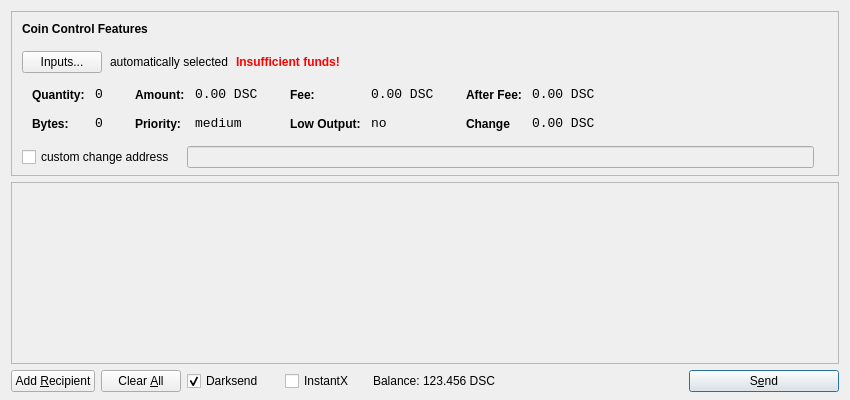
<?xml version="1.0" encoding="UTF-8"?>
<ui version="4.0">
 <class>SendCoinsDialog</class>
 <widget class="QDialog" name="SendCoinsDialog">
  <property name="geometry">
   <rect>
    <x>0</x>
    <y>0</y>
    <width>850</width>
    <height>400</height>
   </rect>
  </property>
  <property name="windowTitle">
   <string>Send Coins</string>
  </property>
  <layout class="QVBoxLayout" name="verticalLayout" stretch="0,1,0">
   <property name="bottomMargin">
    <number>8</number>
   </property>
   <item>
    <widget class="QFrame" name="frameCoinControl">
     <property name="sizePolicy">
      <sizepolicy hsizetype="Expanding" vsizetype="Expanding">
       <horstretch>0</horstretch>
       <verstretch>0</verstretch>
      </sizepolicy>
     </property>
     <property name="maximumSize">
      <size>
       <width>16777215</width>
       <height>16777215</height>
      </size>
     </property>
     <property name="frameShape">
      <enum>QFrame::StyledPanel</enum>
     </property>
     <property name="frameShadow">
      <enum>QFrame::Sunken</enum>
     </property>
     <layout class="QVBoxLayout" name="verticalLayoutCoinControl2">
      <property name="spacing">
       <number>-1</number>
      </property>
      <property name="leftMargin">
       <number>0</number>
      </property>
      <property name="topMargin">
       <number>0</number>
      </property>
      <property name="rightMargin">
       <number>0</number>
      </property>
      <property name="bottomMargin">
       <number>6</number>
      </property>
      <item>
       <layout class="QVBoxLayout" name="verticalLayoutCoinControl" stretch="0,0,0,0,1">
        <property name="spacing">
         <number>0</number>
        </property>
        <property name="leftMargin">
         <number>10</number>
        </property>
        <property name="topMargin">
         <number>10</number>
        </property>
        <item>
         <layout class="QHBoxLayout" name="horizontalLayoutCoinControl1">
          <property name="bottomMargin">
           <number>15</number>
          </property>
          <item>
           <widget class="QLabel" name="labelCoinControlFeatures">
            <property name="sizePolicy">
             <sizepolicy hsizetype="Preferred" vsizetype="Maximum">
              <horstretch>0</horstretch>
              <verstretch>0</verstretch>
             </sizepolicy>
            </property>
            <property name="font">
             <font>
              <weight>75</weight>
              <bold>true</bold>
             </font>
            </property>
            <property name="styleSheet">
             <string notr="true">font-weight:bold;</string>
            </property>
            <property name="text">
             <string>Coin Control Features</string>
            </property>
           </widget>
          </item>
         </layout>
        </item>
        <item>
         <layout class="QHBoxLayout" name="horizontalLayoutCoinControl2" stretch="0,0,0,0">
          <property name="spacing">
           <number>8</number>
          </property>
          <property name="bottomMargin">
           <number>10</number>
          </property>
          <item>
           <widget class="QPushButton" name="pushButtonCoinControl">
            <property name="styleSheet">
             <string notr="true"/>
            </property>
            <property name="text">
             <string>Inputs...</string>
            </property>
           </widget>
          </item>
          <item>
           <widget class="QLabel" name="labelCoinControlAutomaticallySelected">
            <property name="text">
             <string>automatically selected</string>
            </property>
            <property name="margin">
             <number>5</number>
            </property>
           </widget>
          </item>
          <item>
           <widget class="QLabel" name="labelCoinControlInsuffFunds">
            <property name="font">
             <font>
              <weight>75</weight>
              <bold>true</bold>
             </font>
            </property>
            <property name="styleSheet">
             <string notr="true">color:red;font-weight:bold;</string>
            </property>
            <property name="text">
             <string>Insufficient funds!</string>
            </property>
            <property name="margin">
             <number>5</number>
            </property>
           </widget>
          </item>
          <item>
           <spacer name="horizontalSpacerCoinControl">
            <property name="orientation">
             <enum>Qt::Horizontal</enum>
            </property>
            <property name="sizeHint" stdset="0">
             <size>
              <width>40</width>
              <height>1</height>
             </size>
            </property>
           </spacer>
          </item>
         </layout>
        </item>
        <item>
         <widget class="QWidget" name="widgetCoinControl" native="true">
          <property name="sizePolicy">
           <sizepolicy hsizetype="Preferred" vsizetype="Preferred">
            <horstretch>0</horstretch>
            <verstretch>0</verstretch>
           </sizepolicy>
          </property>
          <property name="minimumSize">
           <size>
            <width>0</width>
            <height>0</height>
           </size>
          </property>
          <property name="styleSheet">
           <string notr="true"/>
          </property>
          <layout class="QHBoxLayout" name="horizontalLayoutCoinControl5">
           <property name="margin">
            <number>0</number>
           </property>
           <item>
            <layout class="QHBoxLayout" name="horizontalLayoutCoinControl3" stretch="0,0,0,1">
             <property name="spacing">
              <number>20</number>
             </property>
             <property name="topMargin">
              <number>0</number>
             </property>
             <property name="bottomMargin">
              <number>10</number>
             </property>
             <item>
              <layout class="QFormLayout" name="formLayoutCoinControl1">
               <property name="horizontalSpacing">
                <number>10</number>
               </property>
               <property name="verticalSpacing">
                <number>14</number>
               </property>
               <property name="leftMargin">
                <number>10</number>
               </property>
               <property name="topMargin">
                <number>4</number>
               </property>
               <property name="rightMargin">
                <number>6</number>
               </property>
               <item row="0" column="0">
                <widget class="QLabel" name="labelCoinControlQuantityText">
                 <property name="styleSheet">
                  <string notr="true">font-weight:bold;</string>
                 </property>
                 <property name="text">
                  <string>Quantity:</string>
                 </property>
                 <property name="margin">
                  <number>0</number>
                 </property>
                </widget>
               </item>
               <item row="0" column="1">
                <widget class="QLabel" name="labelCoinControlQuantity">
                 <property name="font">
                  <font>
                   <family>Monospace</family>
                   <pointsize>10</pointsize>
                  </font>
                 </property>
                 <property name="cursor">
                  <cursorShape>IBeamCursor</cursorShape>
                 </property>
                 <property name="contextMenuPolicy">
                  <enum>Qt::ActionsContextMenu</enum>
                 </property>
                 <property name="text">
                  <string>0</string>
                 </property>
                 <property name="margin">
                  <number>0</number>
                 </property>
                 <property name="textInteractionFlags">
                  <set>Qt::LinksAccessibleByMouse|Qt::TextSelectableByKeyboard|Qt::TextSelectableByMouse</set>
                 </property>
                </widget>
               </item>
               <item row="1" column="0">
                <widget class="QLabel" name="labelCoinControlBytesText">
                 <property name="styleSheet">
                  <string notr="true">font-weight:bold;</string>
                 </property>
                 <property name="text">
                  <string>Bytes:</string>
                 </property>
                </widget>
               </item>
               <item row="1" column="1">
                <widget class="QLabel" name="labelCoinControlBytes">
                 <property name="font">
                  <font>
                   <family>Monospace</family>
                   <pointsize>10</pointsize>
                  </font>
                 </property>
                 <property name="cursor">
                  <cursorShape>IBeamCursor</cursorShape>
                 </property>
                 <property name="contextMenuPolicy">
                  <enum>Qt::ActionsContextMenu</enum>
                 </property>
                 <property name="text">
                  <string>0</string>
                 </property>
                 <property name="textInteractionFlags">
                  <set>Qt::LinksAccessibleByMouse|Qt::TextSelectableByKeyboard|Qt::TextSelectableByMouse</set>
                 </property>
                </widget>
               </item>
              </layout>
             </item>
             <item>
              <layout class="QFormLayout" name="formLayoutCoinControl2">
               <property name="horizontalSpacing">
                <number>10</number>
               </property>
               <property name="verticalSpacing">
                <number>14</number>
               </property>
               <property name="leftMargin">
                <number>6</number>
               </property>
               <property name="topMargin">
                <number>4</number>
               </property>
               <property name="rightMargin">
                <number>6</number>
               </property>
               <item row="0" column="0">
                <widget class="QLabel" name="labelCoinControlAmountText">
                 <property name="styleSheet">
                  <string notr="true">font-weight:bold;</string>
                 </property>
                 <property name="text">
                  <string>Amount:</string>
                 </property>
                 <property name="margin">
                  <number>0</number>
                 </property>
                </widget>
               </item>
               <item row="0" column="1">
                <widget class="QLabel" name="labelCoinControlAmount">
                 <property name="font">
                  <font>
                   <family>Monospace</family>
                   <pointsize>10</pointsize>
                  </font>
                 </property>
                 <property name="cursor">
                  <cursorShape>IBeamCursor</cursorShape>
                 </property>
                 <property name="contextMenuPolicy">
                  <enum>Qt::ActionsContextMenu</enum>
                 </property>
                 <property name="text">
                  <string>0.00 DSC</string>
                 </property>
                 <property name="textInteractionFlags">
                  <set>Qt::LinksAccessibleByMouse|Qt::TextSelectableByKeyboard|Qt::TextSelectableByMouse</set>
                 </property>
                </widget>
               </item>
               <item row="1" column="0">
                <widget class="QLabel" name="labelCoinControlPriorityText">
                 <property name="styleSheet">
                  <string notr="true">font-weight:bold;</string>
                 </property>
                 <property name="text">
                  <string>Priority:</string>
                 </property>
                </widget>
               </item>
               <item row="1" column="1">
                <widget class="QLabel" name="labelCoinControlPriority">
                 <property name="font">
                  <font>
                   <family>Monospace</family>
                   <pointsize>10</pointsize>
                  </font>
                 </property>
                 <property name="cursor">
                  <cursorShape>IBeamCursor</cursorShape>
                 </property>
                 <property name="contextMenuPolicy">
                  <enum>Qt::ActionsContextMenu</enum>
                 </property>
                 <property name="text">
                  <string>medium</string>
                 </property>
                 <property name="textInteractionFlags">
                  <set>Qt::LinksAccessibleByMouse|Qt::TextSelectableByKeyboard|Qt::TextSelectableByMouse</set>
                 </property>
                </widget>
               </item>
              </layout>
             </item>
             <item>
              <layout class="QFormLayout" name="formLayoutCoinControl3">
               <property name="horizontalSpacing">
                <number>10</number>
               </property>
               <property name="verticalSpacing">
                <number>14</number>
               </property>
               <property name="leftMargin">
                <number>6</number>
               </property>
               <property name="topMargin">
                <number>4</number>
               </property>
               <property name="rightMargin">
                <number>6</number>
               </property>
               <item row="0" column="0">
                <widget class="QLabel" name="labelCoinControlFeeText">
                 <property name="styleSheet">
                  <string notr="true">font-weight:bold;</string>
                 </property>
                 <property name="text">
                  <string>Fee:</string>
                 </property>
                 <property name="margin">
                  <number>0</number>
                 </property>
                </widget>
               </item>
               <item row="0" column="1">
                <widget class="QLabel" name="labelCoinControlFee">
                 <property name="font">
                  <font>
                   <family>Monospace</family>
                   <pointsize>10</pointsize>
                  </font>
                 </property>
                 <property name="cursor">
                  <cursorShape>IBeamCursor</cursorShape>
                 </property>
                 <property name="contextMenuPolicy">
                  <enum>Qt::ActionsContextMenu</enum>
                 </property>
                 <property name="text">
                  <string>0.00 DSC</string>
                 </property>
                 <property name="textInteractionFlags">
                  <set>Qt::LinksAccessibleByMouse|Qt::TextSelectableByKeyboard|Qt::TextSelectableByMouse</set>
                 </property>
                </widget>
               </item>
               <item row="1" column="0">
                <widget class="QLabel" name="labelCoinControlLowOutputText">
                 <property name="styleSheet">
                  <string notr="true">font-weight:bold;</string>
                 </property>
                 <property name="text">
                  <string>Low Output:</string>
                 </property>
                </widget>
               </item>
               <item row="1" column="1">
                <widget class="QLabel" name="labelCoinControlLowOutput">
                 <property name="font">
                  <font>
                   <family>Monospace</family>
                   <pointsize>10</pointsize>
                  </font>
                 </property>
                 <property name="cursor">
                  <cursorShape>IBeamCursor</cursorShape>
                 </property>
                 <property name="contextMenuPolicy">
                  <enum>Qt::ActionsContextMenu</enum>
                 </property>
                 <property name="text">
                  <string>no</string>
                 </property>
                 <property name="textInteractionFlags">
                  <set>Qt::LinksAccessibleByMouse|Qt::TextSelectableByKeyboard|Qt::TextSelectableByMouse</set>
                 </property>
                </widget>
               </item>
              </layout>
             </item>
             <item>
              <layout class="QFormLayout" name="formLayoutCoinControl4">
               <property name="horizontalSpacing">
                <number>10</number>
               </property>
               <property name="verticalSpacing">
                <number>14</number>
               </property>
               <property name="leftMargin">
                <number>6</number>
               </property>
               <property name="topMargin">
                <number>4</number>
               </property>
               <property name="rightMargin">
                <number>6</number>
               </property>
               <item row="0" column="0">
                <widget class="QLabel" name="labelCoinControlAfterFeeText">
                 <property name="styleSheet">
                  <string notr="true">font-weight:bold;</string>
                 </property>
                 <property name="text">
                  <string>After Fee:</string>
                 </property>
                 <property name="margin">
                  <number>0</number>
                 </property>
                </widget>
               </item>
               <item row="0" column="1">
                <widget class="QLabel" name="labelCoinControlAfterFee">
                 <property name="font">
                  <font>
                   <family>Monospace</family>
                   <pointsize>10</pointsize>
                  </font>
                 </property>
                 <property name="cursor">
                  <cursorShape>IBeamCursor</cursorShape>
                 </property>
                 <property name="contextMenuPolicy">
                  <enum>Qt::ActionsContextMenu</enum>
                 </property>
                 <property name="text">
                  <string>0.00 DSC</string>
                 </property>
                 <property name="textInteractionFlags">
                  <set>Qt::LinksAccessibleByMouse|Qt::TextSelectableByKeyboard|Qt::TextSelectableByMouse</set>
                 </property>
                </widget>
               </item>
               <item row="1" column="0">
                <widget class="QLabel" name="labelCoinControlChangeText">
                 <property name="styleSheet">
                  <string notr="true">font-weight:bold;</string>
                 </property>
                 <property name="text">
                  <string>Change</string>
                 </property>
                </widget>
               </item>
               <item row="1" column="1">
                <widget class="QLabel" name="labelCoinControlChange">
                 <property name="font">
                  <font>
                   <family>Monospace</family>
                   <pointsize>10</pointsize>
                  </font>
                 </property>
                 <property name="cursor">
                  <cursorShape>IBeamCursor</cursorShape>
                 </property>
                 <property name="contextMenuPolicy">
                  <enum>Qt::ActionsContextMenu</enum>
                 </property>
                 <property name="text">
                  <string>0.00 DSC</string>
                 </property>
                 <property name="textInteractionFlags">
                  <set>Qt::LinksAccessibleByMouse|Qt::TextSelectableByKeyboard|Qt::TextSelectableByMouse</set>
                 </property>
                </widget>
               </item>
              </layout>
             </item>
            </layout>
           </item>
          </layout>
         </widget>
        </item>
        <item>
         <layout class="QHBoxLayout" name="horizontalLayoutCoinControl4" stretch="0,0,0">
          <property name="spacing">
           <number>12</number>
          </property>
          <property name="sizeConstraint">
           <enum>QLayout::SetDefaultConstraint</enum>
          </property>
          <property name="topMargin">
           <number>5</number>
          </property>
          <property name="rightMargin">
           <number>5</number>
          </property>
          <item>
           <widget class="QCheckBox" name="checkBoxCoinControlChange">
            <property name="text">
             <string>custom change address</string>
            </property>
           </widget>
          </item>
          <item>
           <widget class="QLineEdit" name="lineEditCoinControlChange">
            <property name="enabled">
             <bool>false</bool>
            </property>
            <property name="sizePolicy">
             <sizepolicy hsizetype="Expanding" vsizetype="Fixed">
              <horstretch>0</horstretch>
              <verstretch>0</verstretch>
             </sizepolicy>
            </property>
           </widget>
          </item>
          <item>
           <widget class="QLabel" name="labelCoinControlChangeLabel">
            <property name="sizePolicy">
             <sizepolicy hsizetype="Preferred" vsizetype="Expanding">
              <horstretch>0</horstretch>
              <verstretch>0</verstretch>
             </sizepolicy>
            </property>
            <property name="minimumSize">
             <size>
              <width>0</width>
              <height>0</height>
             </size>
            </property>
            <property name="text">
             <string/>
            </property>
            <property name="margin">
             <number>3</number>
            </property>
           </widget>
          </item>
         </layout>
        </item>
        <item>
         <spacer name="verticalSpacerCoinControl">
          <property name="orientation">
           <enum>Qt::Vertical</enum>
          </property>
          <property name="sizeHint" stdset="0">
           <size>
            <width>800</width>
            <height>1</height>
           </size>
          </property>
         </spacer>
        </item>
       </layout>
      </item>
     </layout>
    </widget>
   </item>
   <item>
    <widget class="QScrollArea" name="scrollArea">
     <property name="widgetResizable">
      <bool>true</bool>
     </property>
     <widget class="QWidget" name="scrollAreaWidgetContents">
      <property name="geometry">
       <rect>
        <x>0</x>
        <y>0</y>
        <width>830</width>
        <height>165</height>
       </rect>
      </property>
      <layout class="QVBoxLayout" name="verticalLayout_2">
       <property name="margin">
        <number>0</number>
       </property>
       <item>
        <layout class="QVBoxLayout" name="entries">
         <property name="spacing">
          <number>6</number>
         </property>
        </layout>
       </item>
       <item>
        <spacer name="verticalSpacer">
         <property name="orientation">
          <enum>Qt::Vertical</enum>
         </property>
         <property name="sizeHint" stdset="0">
          <size>
           <width>20</width>
           <height>40</height>
          </size>
         </property>
        </spacer>
       </item>
      </layout>
     </widget>
    </widget>
   </item>
   <item>
    <layout class="QHBoxLayout" name="horizontalLayout">
     <item>
      <widget class="QPushButton" name="addButton">
       <property name="toolTip">
        <string>Send to multiple recipients at once</string>
       </property>
       <property name="text">
        <string>Add &amp;Recipient</string>
       </property>
       <property name="autoDefault">
        <bool>false</bool>
       </property>
      </widget>
     </item>
     <item>
      <widget class="QPushButton" name="clearButton">
       <property name="sizePolicy">
        <sizepolicy hsizetype="Minimum" vsizetype="Fixed">
         <horstretch>0</horstretch>
         <verstretch>0</verstretch>
        </sizepolicy>
       </property>
       <property name="toolTip">
        <string>Remove all transaction fields</string>
       </property>
       <property name="text">
        <string>Clear &amp;All</string>
       </property>
       <property name="autoRepeatDelay">
        <number>300</number>
       </property>
       <property name="autoDefault">
        <bool>false</bool>
       </property>
      </widget>
     </item>
     <item>
      <layout class="QHBoxLayout" name="horizontalLayout_2">
       <property name="spacing">
        <number>3</number>
       </property>
        <item>
        <widget class="QCheckBox" name="checkUseDarksend">
         <property name="minimumSize">
          <size>
           <width>95</width>
           <height>0</height>
          </size>
         </property>
         <property name="text">
          <string>Darksend</string>
         </property>
         <property name="checked">
          <bool>true</bool>
         </property>
        </widget>
       </item>
       <item>
        <widget class="QCheckBox" name="checkInstantX">
         <property name="enabled">
          <bool>true</bool>
         </property>
         <property name="minimumSize">
          <size>
           <width>85</width>
           <height>0</height>
          </size>
         </property>
         <property name="text">
          <string>InstantX</string>
         </property>
        </widget>
       </item>
       <item>
        <widget class="QLabel" name="label">
         <property name="sizePolicy">
          <sizepolicy hsizetype="Preferred" vsizetype="Fixed">
           <horstretch>0</horstretch>
           <verstretch>0</verstretch>
          </sizepolicy>
         </property>
         <property name="text">
          <string>Balance:</string>
         </property>
        </widget>
       </item>
       <item>
        <widget class="QLabel" name="labelBalance">
         <property name="sizePolicy">
          <sizepolicy hsizetype="Preferred" vsizetype="Fixed">
           <horstretch>0</horstretch>
           <verstretch>0</verstretch>
          </sizepolicy>
         </property>
         <property name="cursor">
          <cursorShape>IBeamCursor</cursorShape>
         </property>
         <property name="text">
          <string>123.456 DSC</string>
         </property>
         <property name="textInteractionFlags">
          <set>Qt::LinksAccessibleByMouse|Qt::TextSelectableByKeyboard|Qt::TextSelectableByMouse</set>
         </property>
        </widget>
       </item>
      </layout>
     </item>
     <item>
      <spacer name="horizontalSpacer">
       <property name="orientation">
        <enum>Qt::Horizontal</enum>
       </property>
       <property name="sizeHint" stdset="0">
        <size>
         <width>40</width>
         <height>20</height>
        </size>
       </property>
      </spacer>
     </item>
     <item>
      <widget class="QPushButton" name="sendButton">
       <property name="minimumSize">
        <size>
         <width>150</width>
         <height>0</height>
        </size>
       </property>
       <property name="toolTip">
        <string>Confirm the send action</string>
       </property>
       <property name="text">
        <string>S&amp;end</string>
       </property>
       <property name="icon">
        <iconset resource="../bitcoin.qrc">
         <normaloff>:/icons/send</normaloff>:/icons/send</iconset>
       </property>
       <property name="default">
        <bool>true</bool>
       </property>
      </widget>
     </item>
    </layout>
   </item>
  </layout>
 </widget>
 <resources>
  <include location="../bitcoin.qrc"/>
 </resources>
 <connections/>
</ui>
